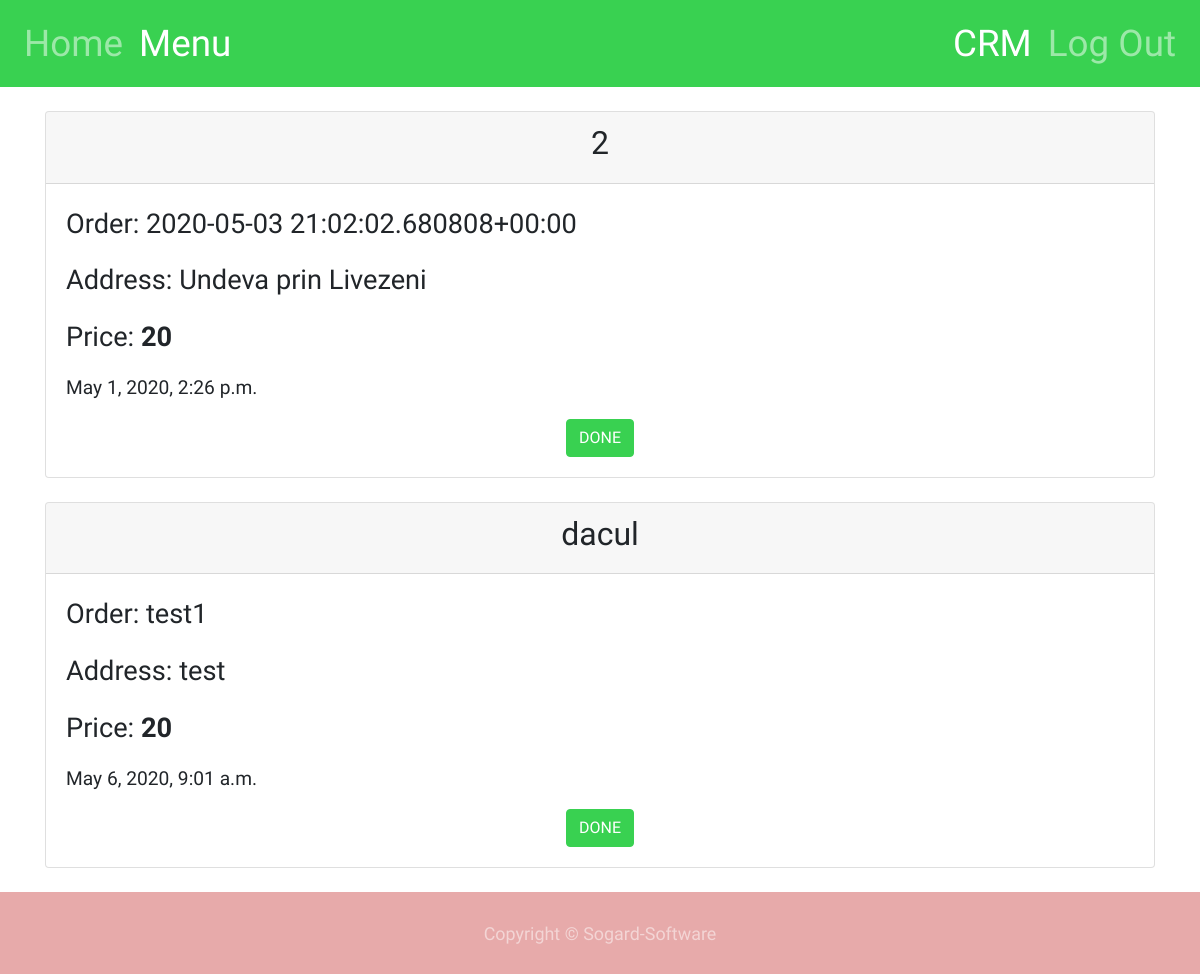
The app's page / (signed in), older data.
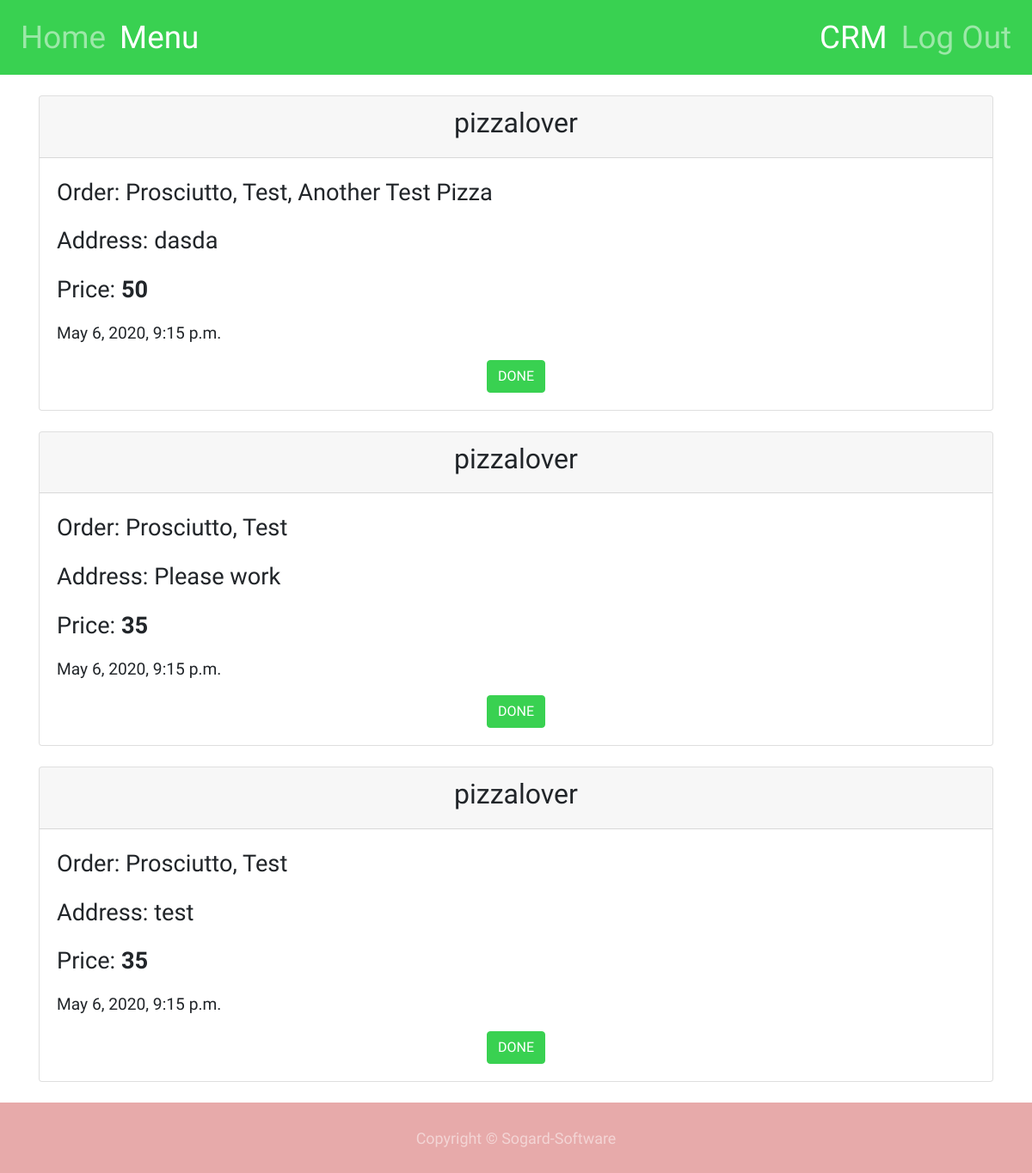
The same page, newer data.
### main/models.py (models this page shows, shortened)
class Orders(models.Model):
    user = models.CharField(max_length=300) # who has ordered the pizza/pizzas
    price = models.IntegerField(default=0) # Price of the orde (make a function or something to calculate this)
    address = models.CharField(max_length=300) # User gives it
    content = models.CharField(max_length=1000) # Self explainatory
    date = models.DateTimeField("Date Ordered", default=timezone.now())
    class Meta:
        verbose_name_plural = "Orders"

### main/views.py (the view)
# urls.py: path('', views.homepage, name="homepage"),
def homepage(request):
	if request.user.is_staff:
		orders = Orders.objects.all()
		context = {"orders":orders, "staff":"yes"}
		return render(request, "main/homepage_staff.html", context)
	else:
		return render(request, "main/homepage.html")

### main/templates/main/homepage_staff.html (shortened to what this page needs)
{% extends "main/base.html" %}
{% load static %}
{% block body %}
<div class="container-sm" id="meow">
    <br>
    {% if orders %}
        {% for order in orders %}
        <div class="card" id="{{order.id}}">
            <div class="card-header" style="text-align: center;">
                <h2>{{ order.user }}</h2>
            </div>
            <div class="card-body">
                <p class="card-text" style="font-size: 1.7em;">
                    Order: {{ order.content }}
                </p>
                <p class="card-text" style="font-size: 1.7em;">Address: {{ order.address }}</p>
                <p class="card-text" style="font-size: 1.7em;">Price: <span style="font-weight: bold;">{{ order.price }}</span></p>
                <p class="card-text" style="font-size: 1.2em;">{{ order.date }}</p>
                <div class="text-center"><button onclick="delete_order('{{order.id}}')" class="btn btn-primary text-center" >DONE</button></div>
            </div>
        </div>
        <br>
        {% endfor %}
    {% endif %}
</div>
{% endblock %}

Row changes from the older to the newer data that the page shows:
removed Orders: user "2", content "2020-05-03 21:02:02.680808+00:00", address "Undeva prin Livezeni", price "20", date "May 1, 2020, 2:26 p.m."
removed Orders: user "dacul", content "test1", address "test", price "20", date "May 6, 2020, 9:01 a.m."
added Orders: user "pizzalover", content "Prosciutto, Test, Another Test Pizza", address "dasda", price "50", date "May 6, 2020, 9:15 p.m."
added Orders: user "pizzalover", content "Prosciutto, Test", address "Please work", price "35", date "May 6, 2020, 9:15 p.m."
added Orders: user "pizzalover", content "Prosciutto, Test", address "test", price "35", date "May 6, 2020, 9:15 p.m."
